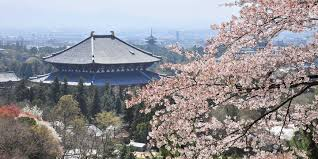
#> input picture Train/images/1.jpg, 318 x 159 px, given in place of 0.jpg, which was not available
$ python converter.py
#> lines starting #> are read from the running program, lines starting #| are printed output that depends on the picture; pictures that were not available may be replaced by others from this repository, and a replacement may not be noted
import numpy as np
import cv2
import random
import os
import pickle

def convert_to_4_color_grayscale(image_path, width, height):
    """
    Converts an image to a 4-color grayscale array.

    Args:
        image_path: Path to the input image.
        width: Desired width of the output image.
        height: Desired height of the output image.

    Returns:
        A NumPy array representing the 4-color grayscale image.
    """
#> called with image_path = 'Train/images/0.jpg', width = 32, height = 32

  # Check if size is within the valid range
    if not 6 <= width <= 256 or not 6 <= height <= 256:
        raise ValueError("Width and height must be between 64 and 256.")

    # Load the image
    img = cv2.imread(image_path, cv2.IMREAD_GRAYSCALE)
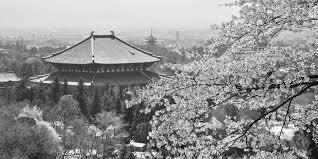
#> img: shape (159, 318); min 0, max 255, mean 144.7

    # Resize the image
    img = cv2.resize(img, (width, height))
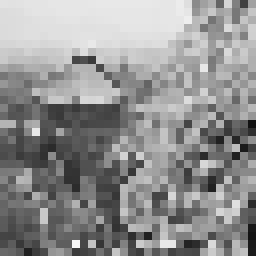
#> img: shape (32, 32) (shown 8 times larger); min 18, max 246, mean 144.6

    # Quantize the grayscale values to 4 levels
    bins = np.array([0, 64, 128, 192, 256])
    quantized_img = np.digitize(img, bins)
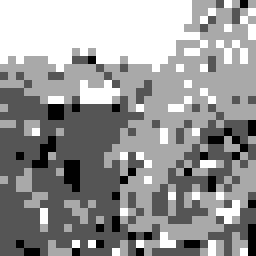
#> quantized_img: shape (32, 32) int64 (shown 8 times larger); min 1, max 4, mean 2.79; drawn with min black and max white

    return quantized_img

def GenerateGoalState(n, m, image_index):
    # Get user input picture path
    image_path =  os.path.join(os.path.dirname(__file__), "images/" + str(image_index) + ".jpg")

    height = n
    width = m

    # Convert the image
    grayscale_array = convert_to_4_color_grayscale(image_path, width, height)

    # Save the array in a .pkl file
    file_name = "encoded_data/" + str(n) + "x" + str(n) + "/" + str(image_index) + ".pkl"
    with open(os.path.join(os.path.dirname(__file__), file_name), 'wb') as f:
        pickle.dump(grayscale_array, f)

def gen_and_save_goal_states():
    sz = 32
    while sz <= 256:

        for image_index in range(124):

            GenerateGoalState(sz, sz, image_index)

        sz *= 2

def delete_files(directory, pattern):
  """
  Deletes files in a directory matching a specific pattern.

  Args:
      directory (str): The path to the directory containing the files.
      pattern (str): The pattern to match for file deletion.
  """

  # Get a list of files in the directory
  files = os.listdir(directory)

  # Delete files matching the pattern
  for file in files:
    if pattern in file:
      os.remove(os.path.join(directory, file))

def delete_jpg_files():
    sz = 32
    while sz <= 256:
        directory = os.path.join(os.path.dirname(__file__), "encoded_data/" + str(sz) + "x" + str(sz))  # Replace with the actual directory path
        pattern = ".jpg"  # Delete all files with the ".txt" extension

        delete_files(directory, pattern)
        sz *= 2

#> (the run stopped early here; a loop or call above may not have finished)

$ run again, on Train/images/102.jpg
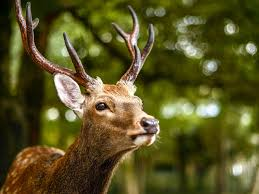
#> input picture Train/images/102.jpg, 259 x 194 px, given in place of 0.jpg, which was not available
#> in convert_to_4_color_grayscale, `img = cv2.imread(image_path, cv2.IMREAD_GRAYSCALE)`:
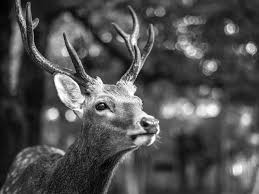
#> img: shape (194, 259); min 0, max 255, mean 79.6
#> in convert_to_4_color_grayscale, `quantized_img = np.digitize(img, bins)`:
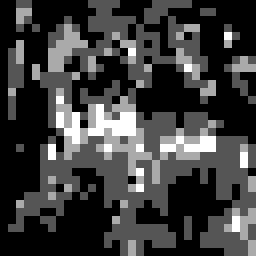
#> quantized_img: shape (32, 32) int64 (shown 8 times larger); min 1, max 4, mean 1.73; drawn with min black and max white

$ run again, on Train/images/104.jpg
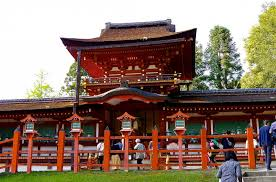
#> input picture Train/images/104.jpg, 276 x 182 px, given in place of 0.jpg, which was not available
#> in convert_to_4_color_grayscale, `img = cv2.imread(image_path, cv2.IMREAD_GRAYSCALE)`:
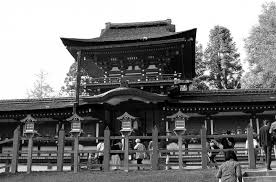
#> img: shape (182, 276); min 0, max 255, mean 122.5
#> in convert_to_4_color_grayscale, `quantized_img = np.digitize(img, bins)`:
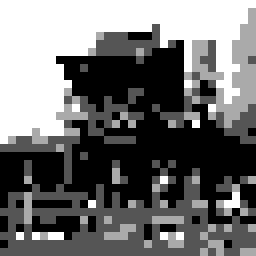
#> quantized_img: shape (32, 32) int64 (shown 8 times larger); min 1, max 4, mean 2.32; drawn with min black and max white
